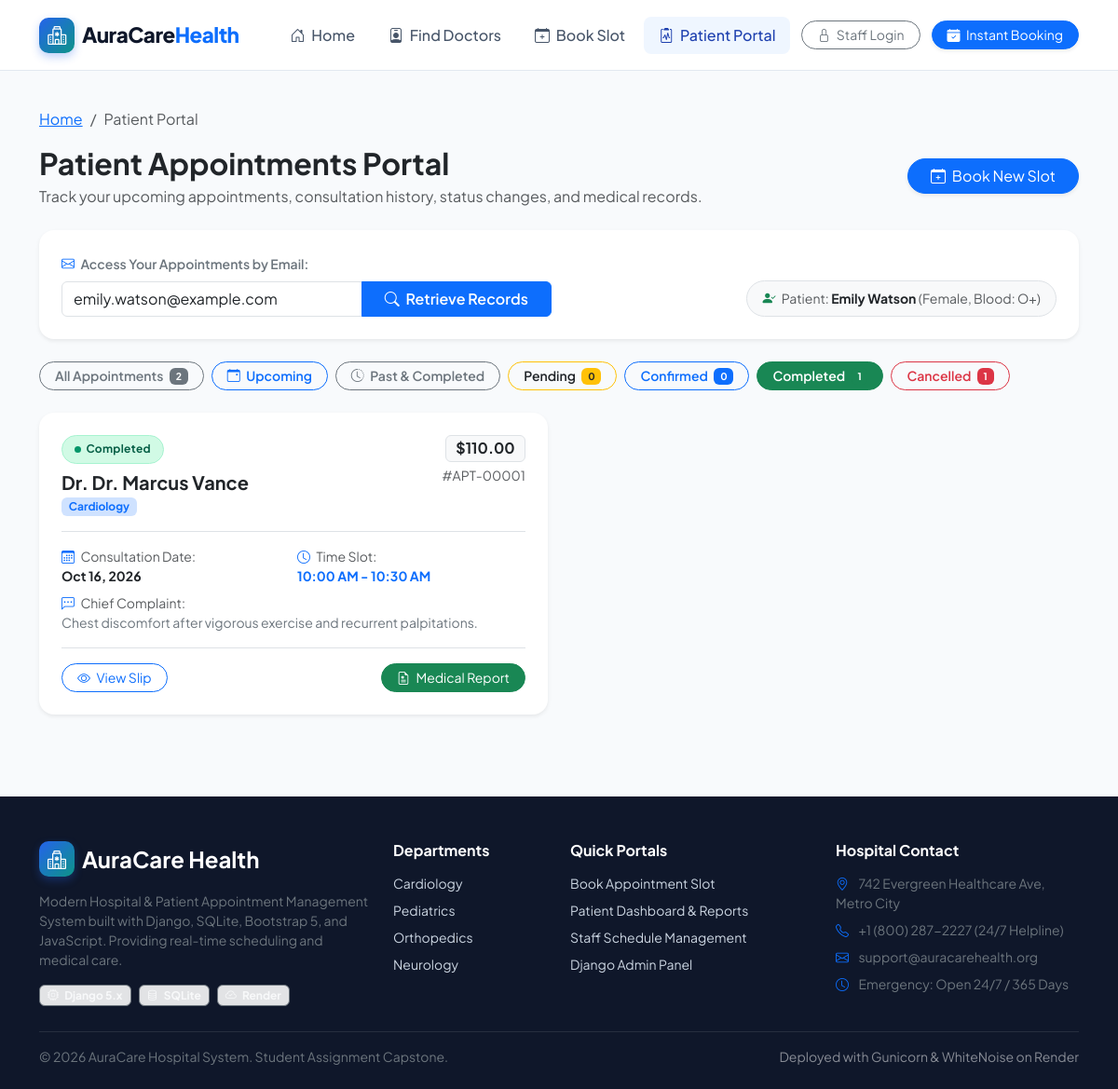
The app's page /patient/dashboard/?email=emily.watson@example.com&status=Completed with its own data.
### hospital_app/models.py (models this page shows, shortened)
class Patient(models.Model):
    user = models.ForeignKey(User, on_delete=models.SET_NULL, null=True, blank=True, related_name='patient_profiles')
    first_name = models.CharField(max_length=100)
    last_name = models.CharField(max_length=100)
    email = models.EmailField()
    phone = models.CharField(max_length=20)
    date_of_birth = models.DateField(null=True, blank=True)
    gender = models.CharField(max_length=10, choices=GENDER_CHOICES, default='Male')
    blood_group = models.CharField(max_length=5, choices=BLOOD_GROUP_CHOICES, blank=True, null=True)
    address = models.TextField(blank=True)
    created_at = models.DateTimeField(auto_now_add=True)
    class Meta:
        ordering = ['-created_at']
    @property
    def full_name(self):
        return f"{self.first_name} {self.last_name}"

class Appointment(models.Model):
    patient = models.ForeignKey(Patient, on_delete=models.CASCADE, related_name='appointments')
    doctor = models.ForeignKey(Doctor, on_delete=models.CASCADE, related_name='appointments')
    date = models.DateField()
    time_slot = models.CharField(max_length=50, choices=TIME_SLOT_CHOICES)
    reason = models.TextField(help_text="Chief complaint or consultation reason")
    status = models.CharField(max_length=20, choices=STATUS_CHOICES, default='Pending')
    cancellation_reason = models.TextField(blank=True, null=True)
    created_at = models.DateTimeField(auto_now_add=True)
    class Meta:
        ordering = ['-date', 'time_slot']
        constraints = [
            models.UniqueConstraint(
                fields=['doctor', 'date', 'time_slot'],
                condition=~models.Q(status='Cancelled'),
                name='unique_active_doctor_appointment_slot'
            )
        ]

class Doctor(models.Model):
    name = models.CharField(max_length=150, help_text="Full doctor name, e.g., Dr. Sarah Jenkins")
    department = models.CharField(max_length=50, choices=DEPARTMENT_CHOICES)
    specialization = models.CharField(max_length=200, help_text="Detailed specialization e.g., Interventional Cardiology")
    consultation_fee = models.DecimalField(max_digits=10, decimal_places=2, default=50.00)
    available_days = models.CharField(
        max_length=255,
        default="Monday, Tuesday, Wednesday, Thursday, Friday",
        help_text="Comma-separated days, e.g. Monday, Tuesday, Wednesday"
    )
    is_active = models.BooleanField(default=True, help_text="Designates whether this doctor is currently active.")
    qualification = models.CharField(max_length=150, default="MBBS, MD", help_text="Degrees & certifications")
    experience_years = models.PositiveIntegerField(default=5, help_text="Years of clinical experience")
    email = models.EmailField(blank=True, null=True)
    phone = models.CharField(max_length=20, blank=True, null=True)
    bio = models.TextField(blank=True, help_text="Professional summary and background")
    profile_image = models.URLField(
        blank=True,
        null=True,
        help_text="Direct URL to doctor's portrait or avatar"
    )
    class Meta:
        ordering = ['department', 'name']

### hospital_app/views.py (the view)
# urls.py: path('patient/dashboard/', views.patient_dashboard, name='patient_dashboard'),
def patient_dashboard(request):
    email_query = request.GET.get('email', '').strip().lower()
    session_email = request.session.get('patient_email', '')
    filter_status = request.GET.get('status', 'all')
    lookup_email = email_query or session_email
    appointments = Appointment.objects.none()
    patient = None
    if request.user.is_authenticated and not lookup_email:
        patient = Patient.objects.filter(user=request.user).first()
        if patient:
            lookup_email = patient.email
    if lookup_email:
        patient = Patient.objects.filter(email=lookup_email).first()
        appointments = Appointment.objects.filter(patient__email=lookup_email)
        request.session['patient_email'] = lookup_email
    elif request.session.get('booked_appointments'):
        appointments = Appointment.objects.filter(id__in=request.session.get('booked_appointments', []))
    today = timezone.now().date()
    if filter_status == 'upcoming':
        appointments = appointments.filter(date__gte=today).exclude(status__in=['Completed', 'Cancelled'])
    elif filter_status == 'past':
        appointments = appointments.filter(Q(date__lt=today) | Q(status='Completed'))
    elif filter_status in ['Pending', 'Confirmed', 'Completed', 'Cancelled']:
        appointments = appointments.filter(status=filter_status)
    appointments = appointments.select_related('doctor', 'patient').order_by('-date', '-created_at')
    all_patient_appointments = Appointment.objects.filter(patient__email=lookup_email) if lookup_email else appointments
    counts = {
        'all': all_patient_appointments.count(),
        'Pending': all_patient_appointments.filter(status='Pending').count(),
        'Confirmed': all_patient_appointments.filter(status='Confirmed').count(),
        'Completed': all_patient_appointments.filter(status='Completed').count(),
        'Cancelled': all_patient_appointments.filter(status='Cancelled').count(),
    }
    context = {
        'appointments': appointments,
        'patient': patient,
        'lookup_email': lookup_email,
        'filter_status': filter_status,
        'counts': counts,
    }
    return render(request, 'hospital_app/patient_dashboard.html', context)

### hospital_app/templates/hospital_app/patient_dashboard.html (shortened to what this page needs)
{% extends 'hospital_app/base.html' %}
{% load static %}
{% block content %}
<div class="container py-4">
    <div class="mb-4">
        <nav aria-label="breadcrumb">
            <ol class="breadcrumb small">
                <li class="breadcrumb-item"><a href="{% url 'home' %}">Home</a></li>
                <li class="breadcrumb-item active" aria-current="page">Patient Portal</li>
            </ol>
        </nav>
        <div class="d-flex flex-column flex-md-row justify-content-between align-items-md-center gap-3">
            <div>
                <h1 class="h2 fw-bold text-dark mb-1">Patient Appointments Portal</h1>
                <p class="text-muted mb-0">Track your upcoming appointments, consultation history, status changes, and medical records.</p>
            </div>
            <a href="{% url 'book_appointment' %}" class="btn btn-primary rounded-pill px-4 shadow-sm">
                <i class="bi bi-calendar-plus me-1"></i> Book New Slot
            </a>
        </div>
    </div>
    <div class="card border-0 shadow-sm rounded-4 p-4 mb-4 bg-white">
        <form method="get" class="row g-3 align-items-end">
            <div class="col-md-8 col-lg-6">
                <label for="email" class="form-label small fw-semibold text-secondary">
                    <i class="bi bi-envelope me-1 text-primary"></i> Access Your Appointments by Email:
                </label>
                <div class="input-group">
                    <input type="email" name="email" id="email" class="form-control" placeholder="Enter patient email address..." value="{{ lookup_email }}" required>
                    <button class="btn btn-primary px-4 fw-semibold" type="submit">
                        <i class="bi bi-search me-1"></i> Retrieve Records
                    </button>
                </div>
            </div>
            {% if patient %}
                <div class="col-md-4 col-lg-6 text-md-end">
                    <div class="p-2 px-3 bg-light rounded-pill d-inline-block small text-muted border">
                        <i class="bi bi-person-check-fill text-success me-1"></i>
                        Patient: <strong class="text-dark">{{ patient.full_name }}</strong> ({{ patient.gender }}, Blood: {{ patient.blood_group|default:'N/A' }})
                    </div>
                </div>
            {% endif %}
        </form>
    </div>
    <div class="d-flex flex-wrap gap-2 mb-4">
        <a href="?email={{ lookup_email }}&status=all" class="btn btn-sm rounded-pill px-3 fw-semibold {% if filter_status == 'all' or not filter_status %}btn-dark{% else %}btn-outline-secondary{% endif %}">
            All Appointments <span class="badge bg-secondary ms-1">{{ counts.all|default:0 }}</span>
        </a>
        <a href="?email={{ lookup_email }}&status=upcoming" class="btn btn-sm rounded-pill px-3 fw-semibold {% if filter_status == 'upcoming' %}btn-primary{% else %}btn-outline-primary{% endif %}">
            <i class="bi bi-calendar-event me-1"></i> Upcoming
        </a>
        <a href="?email={{ lookup_email }}&status=past" class="btn btn-sm rounded-pill px-3 fw-semibold {% if filter_status == 'past' %}btn-secondary{% else %}btn-outline-secondary{% endif %}">
            <i class="bi bi-clock-history me-1"></i> Past & Completed
        </a>
        <a href="?email={{ lookup_email }}&status=Pending" class="btn btn-sm rounded-pill px-3 fw-semibold {% if filter_status == 'Pending' %}btn-warning text-dark{% else %}btn-outline-warning text-dark{% endif %}">
            Pending <span class="badge bg-warning text-dark ms-1">{{ counts.Pending|default:0 }}</span>
        </a>
        <a href="?email={{ lookup_email }}&status=Confirmed" class="btn btn-sm rounded-pill px-3 fw-semibold {% if filter_status == 'Confirmed' %}btn-primary{% else %}btn-outline-primary{% endif %}">
            Confirmed <span class="badge bg-primary ms-1">{{ counts.Confirmed|default:0 }}</span>
        </a>
        <a href="?email={{ lookup_email }}&status=Completed" class="btn btn-sm rounded-pill px-3 fw-semibold {% if filter_status == 'Completed' %}btn-success{% else %}btn-outline-success{% endif %}">
            Completed <span class="badge bg-success ms-1">{{ counts.Completed|default:0 }}</span>
        </a>
        <a href="?email={{ lookup_email }}&status=Cancelled" class="btn btn-sm rounded-pill px-3 fw-semibold {% if filter_status == 'Cancelled' %}btn-danger{% else %}btn-outline-danger{% endif %}">
            Cancelled <span class="badge bg-danger ms-1">{{ counts.Cancelled|default:0 }}</span>
        </a>
    </div>
    {% if appointments %}
        <div class="row g-4">
            {% for apt in appointments %}
                <div class="col-lg-6">
                    <div class="card border-0 shadow-sm rounded-4 p-4 h-100 bg-white transition-all hover-shadow">
                        <div class="d-flex justify-content-between align-items-start mb-3 pb-3 border-bottom">
                            <div>
                                <span class="badge-status badge-{{ apt.status }} mb-2">
                                    <span class="status-dot"></span>
                                    {{ apt.status }}
                                </span>
                                <h5 class="fw-bold text-dark mb-0">Dr. {{ apt.doctor.name }}</h5>
                                <span class="badge bg-primary-subtle text-primary small">{{ apt.doctor.department }}</span>
                            </div>
                            <div class="text-end">
                                <span class="badge bg-light text-dark border fw-bold fs-6">${{ apt.doctor.consultation_fee }}</span>
                                <div class="small text-muted mt-1">#APT-{{ apt.id|stringformat:"05d" }}</div>
                            </div>
                        </div>
                        <div class="row g-2 mb-3 small">
                            <div class="col-sm-6">
                                <span class="text-muted d-block"><i class="bi bi-calendar3 me-1 text-primary"></i> Consultation Date:</span>
                                <strong class="text-dark">{{ apt.date|date:"M d, Y" }}</strong>
                            </div>
                            <div class="col-sm-6">
                                <span class="text-muted d-block"><i class="bi bi-clock me-1 text-primary"></i> Time Slot:</span>
                                <strong class="text-primary">{{ apt.time_slot }}</strong>
                            </div>
                            <div class="col-12 mt-2">
                                <span class="text-muted d-block"><i class="bi bi-chat-left-dots me-1 text-primary"></i> Chief Complaint:</span>
                                <span class="text-secondary">{{ apt.reason|truncatechars:120 }}</span>
                            </div>
                        </div>
                        <div class="d-flex flex-wrap justify-content-between align-items-center gap-2 mt-auto pt-3 border-top">
                            <a href="{% url 'appointment_detail' apt.id %}" class="btn btn-outline-primary btn-sm rounded-pill px-3">
                                <i class="bi bi-eye me-1"></i> View Slip
                            </a>
                            <div class="d-flex gap-2">
                                {% if apt.status == 'Completed' and apt.report %}
                                    <a href="{% url 'view_report' apt.report.id %}" class="btn btn-success btn-sm rounded-pill px-3">
                                        <i class="bi bi-file-earmark-medical me-1"></i> Medical Report
                                    </a>
                                {% endif %}
                            </div>
                        </div>
                    </div>
                </div>
            {% endfor %}
        </div>
    {% endif %}
</div>
{% endblock %}

### hospital_app/static/css/style.css (style rules this page uses)
:root { --primary-blue: #1e40af; --primary-blue-dark: #0f172a; --primary-blue-light: #3b82f6; --teal-accent: #0d9488; --teal-light: #ccfbf1; --emerald-green: #059669; --emerald-light: #d1fae5; --warning-amber: #d97706; --warning-light: #fef3c7; --danger-rose: #e11d48; --danger-light: #ffe4e6; --bg-page: #f8fafc; --bg-card: #ffffff; --text-main: #0f172a; --text-muted: #64748b; --border-soft: #e2e8f0; --radius-sm: 8px; --radius-md: 14px; --radius-lg: 20px; --shadow-subtle: 0 4px 6px -1px rgba(0, 0, 0, 0.05), 0 2px 4px -2px rgba(0, 0, 0, 0.05); --shadow-card: 0 10px 25px -5px rgba(15, 23, 42, 0.08), 0 8px 10px -6px rgba(15, 23, 42, 0.04); --shadow-hover: 0 20px 30px -10px rgba(30, 64, 175, 0.15), 0 10px 15px -5px rgba(15, 23, 42, 0.06); --transition: all 0.25s cubic-bezier(0.16, 1, 0.3, 1); }
body { font-family: 'Plus Jakarta Sans', 'Inter', -apple-system, BlinkMacSystemFont, sans-serif; background-color: var(--bg-page); color: var(--text-main); min-height: 100vh; display: flex; flex-direction: column; }
.badge-status { padding: 0.35rem 0.8rem; border-radius: 50px; font-size: 0.75rem; font-weight: 700; letter-spacing: 0.3px; display: inline-flex; align-items: center; gap: 0.35rem; }
.badge-Completed { background: #d1fae5; color: #065f46; border: 1px solid #a7f3d0; }
.status-dot { width: 7px; height: 7px; border-radius: 50%; display: inline-block; }
.badge-Completed .status-dot { background-color: #059669; }

### records on screen
Patient: full_name "Emily Watson", gender "Female", blood_group "O+"
Appointment: status "Completed", doctor.name "Dr. Marcus Vance", doctor.department "Cardiology", doctor.consultation_fee "110.00", id "00001", date "Oct 16, 2026", time_slot "10:00 AM - 10:30 AM", reason "Chest discomfort after vigorous exercise and recurrent palpitations.", shows "Medical Report"

### other values on screen
{{ counts.all|default:0 }} "2"
{{ counts.Pending|default:0 }} "0"
{{ counts.Confirmed|default:0 }} "0"
{{ counts.Completed|default:0 }} "1"
{{ counts.Cancelled|default:0 }} "1"
